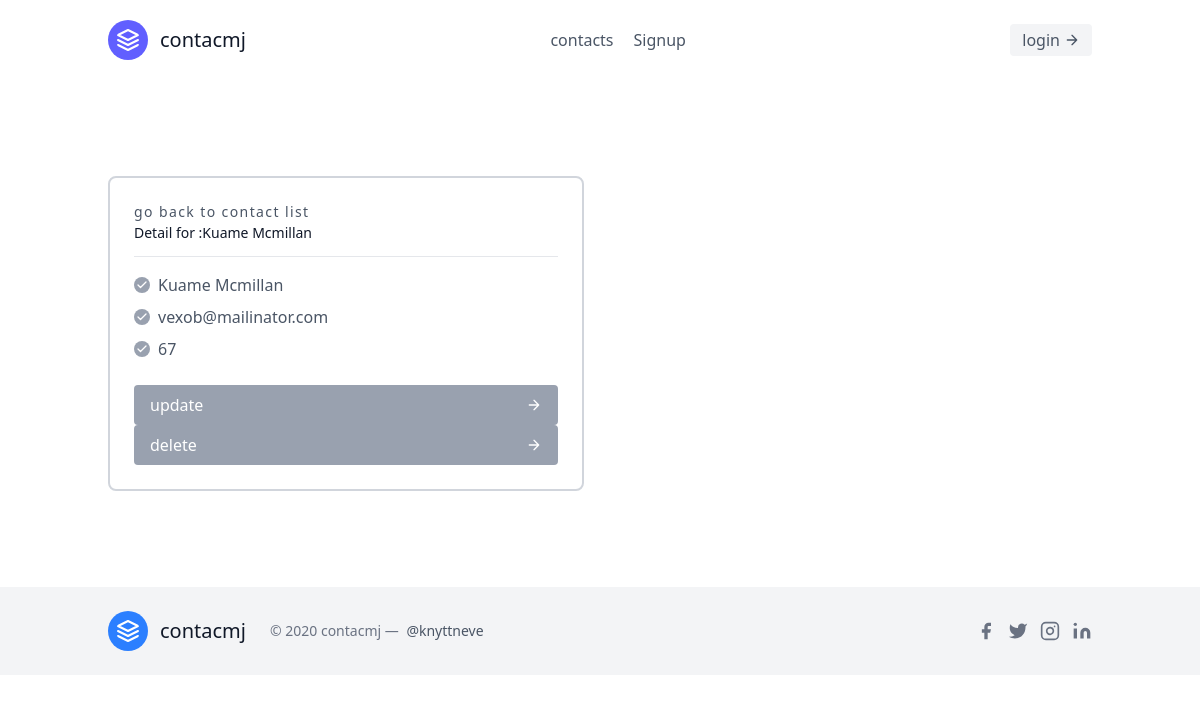
Page /contacts/7/ on the committed database.
### contacts/models.py (models this page shows, shortened)
class Contact(models.Model):
    name=models.CharField(max_length=30)
    email=models.EmailField(unique=True)
    phone=models.IntegerField(max_length=100)
    registrar=models.ForeignKey("Registrar",on_delete=models.CASCADE)

### contacts/views.py (the view)
# urls.py: path('<int:pk>/',ContactDetailView.as_view(),name='contact-detail'),
class ContactDetailView(DetailView):
    template_name="leads/contactDetail.html"
    queryset=Contact.objects.all()
    context_object_name='contacts'

### contacts/templates/leads/contactDetail.html
{% extends 'base.html' %}
{% block content %}
<section class="text-gray-600 body-font overflow-hidden">
    <div class="container px-5 py-24 mx-auto">
      <div class="flex flex-wrap -m-4">
        <div class="p-4 xl:w-1/4 md:w-1/2 w-full">
          <div class="h-full p-6 rounded-lg border-2 border-gray-300 flex flex-col relative overflow-hidden">
            <a href="{% url 'contacts:contact-list' %}" class="text-sm tracking-widest title-font mb-1 font-medium">go back to contact list</a>
            <h1 class="text-sm text-gray-900 pb-4 mb-4 border-b border-gray-200 leading-none">Detail for :{{contacts.name}}</h1>
            <p class="flex items-center text-gray-600 mb-2">
              <span class="w-4 h-4 mr-2 inline-flex items-center justify-center bg-gray-400 text-white rounded-full flex-shrink-0">
                <svg fill="none" stroke="currentColor" stroke-linecap="round" stroke-linejoin="round" stroke-width="2.5" class="w-3 h-3" viewBox="0 0 24 24">
                  <path d="M20 6L9 17l-5-5"></path>
                </svg>
              </span>{{ contacts.name }}
            </p>
            <p class="flex items-center text-gray-600 mb-2">
              <span class="w-4 h-4 mr-2 inline-flex items-center justify-center bg-gray-400 text-white rounded-full flex-shrink-0">
                <svg fill="none" stroke="currentColor" stroke-linecap="round" stroke-linejoin="round" stroke-width="2.5" class="w-3 h-3" viewBox="0 0 24 24">
                  <path d="M20 6L9 17l-5-5"></path>
                </svg>
              </span>{{ contacts.email }}
            </p>
            <p class="flex items-center text-gray-600 mb-6">
              <span class="w-4 h-4 mr-2 inline-flex items-center justify-center bg-gray-400 text-white rounded-full flex-shrink-0">
                <svg fill="none" stroke="currentColor" stroke-linecap="round" stroke-linejoin="round" stroke-width="2.5" class="w-3 h-3" viewBox="0 0 24 24">
                  <path d="M20 6L9 17l-5-5"></path>
                </svg>
              </span>{{ contacts.phone }}
            </p>
            <a href="{% url 'contacts:contact-update' contacts.pk %}" class="flex items-center mt-auto text-white bg-gray-400 border-0 py-2 px-4 w-full focus:outline-none hover:bg-gray-500 rounded">
                update
              <svg fill="none" stroke="currentColor" stroke-linecap="round" stroke-linejoin="round" stroke-width="2" class="w-4 h-4 ml-auto" viewBox="0 0 24 24">
                <path d="M5 12h14M12 5l7 7-7 7"></path>
              </svg>
            </a>
            <a href="{% url 'contacts:contact-delete' contacts.pk %}" class="flex items-center mt-auto text-white bg-gray-400 border-0 py-2 px-4 w-full focus:outline-none hover:bg-gray-500 rounded">
                delete
              <svg fill="none" stroke="currentColor" stroke-linecap="round" stroke-linejoin="round" stroke-width="2" class="w-4 h-4 ml-auto" viewBox="0 0 24 24">
                <path d="M5 12h14M12 5l7 7-7 7"></path>
              </svg>
            </a>
          </div>
        </div>
    </div>
  </section>
{% endblock content %}

### rows in the picture
Contact: name "Kuame Mcmillan", email "vexob@mailinator.com", phone "67"
